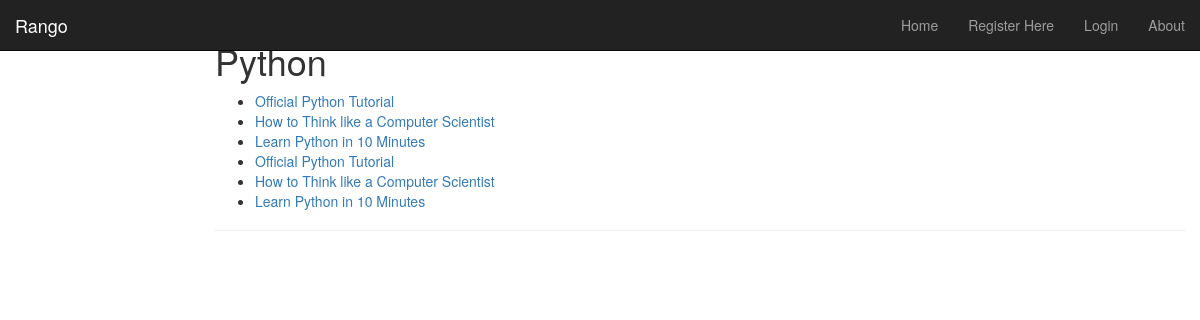
The page /rango/category/python on the database its author committed.
### rango/models.py (models this page shows, shortened)
class Category(models.Model):
        name = models.CharField(max_length=128, unique=True)
        views = models.IntegerField(default=0)
        likes = models.IntegerField(default=0)
        slug = models.SlugField(unique=True)

class Page(models.Model):
    category = models.ForeignKey(Category)
    title = models.CharField(max_length=128)
    url = models.URLField()
    views = models.IntegerField(default=0)

### rango/views.py (the view)
# urls.py: url(r'^category/(?P<category_name_slug>[-\w]+)$', views.category, name='category'),
def category(request, category_name_slug):
	context_dict = {}
	try:
		category = Category.objects.get(slug=category_name_slug)
		context_dict['category_name'] = category.name
		pages = Page.objects.filter(category=category)
		context_dict['pages'] = pages
		context_dict['category'] = category
	except Category.DoesNotExist:
		pass
	return render(request, 'rango/category.html', context_dict)
	from rango.forms import CategoryForm

### templates/rango/category.html (shortened to what this page needs)
{% extends 'base.html' %}
{% load staticfiles %}
{% block body_block %}
    <div class="page-header">
    <h1>{{ category_name }}</h1>
    {% if category %}
        {% if pages %}
        <ul>
                {% for page in pages %}
                <li><a href="{{ page.url }}">{{ page.title }}</a></li>
                {% endfor %}
                </ul>
        {% else %}
                <strong>No pages currently in category.</strong>
                {% endif %}
    {% endif %}
    </div>
{% endblock %}

### rows shown on the page
Category: name "Python"
Page: title "Official Python Tutorial"
Page: title "How to Think like a Computer Scientist"
Page: title "Learn Python in 10 Minutes"
Page: title "Official Python Tutorial"
Page: title "How to Think like a Computer Scientist"
Page: title "Learn Python in 10 Minutes"
